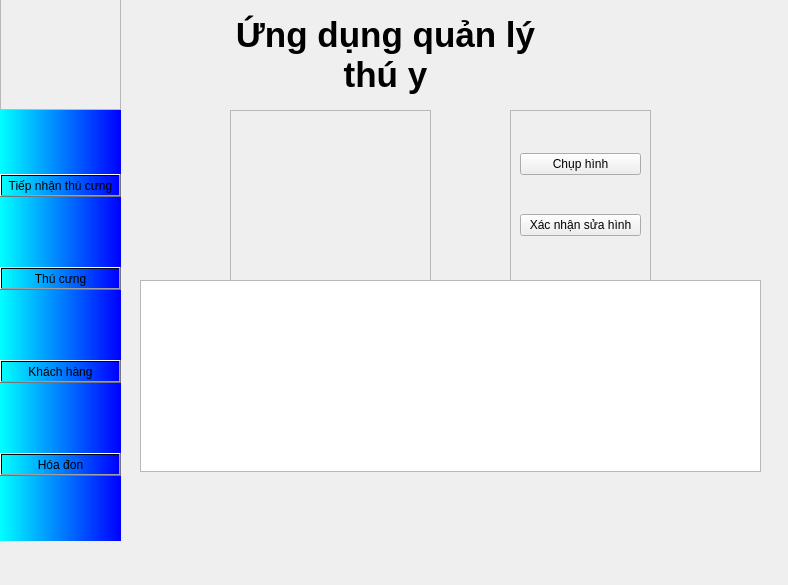
<?xml version="1.0" encoding="UTF-8"?>
<ui version="4.0">
 <class>Dialog</class>
 <widget class="QDialog" name="Dialog">
  <property name="geometry">
   <rect>
    <x>0</x>
    <y>0</y>
    <width>788</width>
    <height>585</height>
   </rect>
  </property>
  <property name="windowTitle">
   <string>Dialog</string>
  </property>
  <widget class="QLabel" name="label">
   <property name="geometry">
    <rect>
     <x>100</x>
     <y>0</y>
     <width>571</width>
     <height>111</height>
    </rect>
   </property>
   <property name="font">
    <font>
     <pointsize>26</pointsize>
     <weight>75</weight>
     <bold>true</bold>
    </font>
   </property>
   <property name="text">
    <string>&lt;html&gt;&lt;head/&gt;&lt;body&gt;&lt;p align=&quot;center&quot;&gt;Ứng dụng quản lý &lt;br/&gt;thú y&lt;/p&gt;&lt;/body&gt;&lt;/html&gt;</string>
   </property>
  </widget>
  <widget class="QWidget" name="sideFrm" native="true">
   <property name="geometry">
    <rect>
     <x>0</x>
     <y>110</y>
     <width>121</width>
     <height>431</height>
    </rect>
   </property>
   <property name="styleSheet">
    <string notr="true">background-color:  qlineargradient( x1:0 y1:0, x2:1 y2:0, stop:0 cyan, stop:1 blue)</string>
   </property>
   <layout class="QVBoxLayout" name="verticalLayout">
    <item>
     <widget class="QPushButton" name="tiepNhanBtn">
      <property name="cursor">
       <cursorShape>PointingHandCursor</cursorShape>
      </property>
      <property name="styleSheet">
       <string notr="true">font: 8pt &quot;Arial&quot;;</string>
      </property>
      <property name="text">
       <string>Tiếp nhận thú cưng</string>
      </property>
      <property name="flat">
       <bool>false</bool>
      </property>
     </widget>
    </item>
    <item>
     <widget class="QPushButton" name="tcBtn">
      <property name="cursor">
       <cursorShape>PointingHandCursor</cursorShape>
      </property>
      <property name="styleSheet">
       <string notr="true">font: 8pt &quot;Arial&quot;;</string>
      </property>
      <property name="text">
       <string>Thú cưng</string>
      </property>
      <property name="flat">
       <bool>false</bool>
      </property>
     </widget>
    </item>
    <item>
     <widget class="QPushButton" name="khBtn">
      <property name="styleSheet">
       <string notr="true">font: 8pt &quot;Arial&quot;;</string>
      </property>
      <property name="text">
       <string>Khách hàng</string>
      </property>
      <property name="flat">
       <bool>false</bool>
      </property>
     </widget>
    </item>
    <item>
     <widget class="QPushButton" name="h">
      <property name="styleSheet">
       <string notr="true">font: 8pt &quot;Arial&quot;;</string>
      </property>
      <property name="text">
       <string>Hóa đon</string>
      </property>
      <property name="autoDefault">
       <bool>true</bool>
      </property>
      <property name="flat">
       <bool>false</bool>
      </property>
     </widget>
    </item>
   </layout>
  </widget>
  <widget class="QFrame" name="frame">
   <property name="geometry">
    <rect>
     <x>0</x>
     <y>-1</y>
     <width>121</width>
     <height>111</height>
    </rect>
   </property>
   <property name="frameShape">
    <enum>QFrame::StyledPanel</enum>
   </property>
   <property name="frameShadow">
    <enum>QFrame::Raised</enum>
   </property>
  </widget>
  <widget class="QStackedWidget" name="stackedWidget">
   <property name="geometry">
    <rect>
     <x>130</x>
     <y>110</y>
     <width>651</width>
     <height>371</height>
    </rect>
   </property>
   <property name="styleSheet">
    <string>font: 8pt &quot;Arial&quot;;</string>
   </property>
   <property name="currentIndex">
    <number>1</number>
   </property>
   <widget class="QWidget" name="tiepNhanPage">
    <widget class="QLabel" name="label_2">
     <property name="geometry">
      <rect>
       <x>9</x>
       <y>9</y>
       <width>32</width>
       <height>16</height>
      </rect>
     </property>
     <property name="text">
      <string>CCCD:</string>
     </property>
    </widget>
    <widget class="QLineEdit" name="cccdTxt">
     <property name="geometry">
      <rect>
       <x>91</x>
       <y>9</y>
       <width>181</width>
       <height>18</height>
      </rect>
     </property>
    </widget>
    <widget class="QLineEdit" name="sdtTxt">
     <property name="geometry">
      <rect>
       <x>91</x>
       <y>33</y>
       <width>181</width>
       <height>19</height>
      </rect>
     </property>
    </widget>
    <widget class="QLabel" name="label_3">
     <property name="geometry">
      <rect>
       <x>9</x>
       <y>33</y>
       <width>66</width>
       <height>16</height>
      </rect>
     </property>
     <property name="text">
      <string>Số điện thoại:</string>
     </property>
    </widget>
    <widget class="QLineEdit" name="hoTenTxt">
     <property name="geometry">
      <rect>
       <x>91</x>
       <y>58</y>
       <width>181</width>
       <height>18</height>
      </rect>
     </property>
    </widget>
    <widget class="QLabel" name="label_4">
     <property name="geometry">
      <rect>
       <x>9</x>
       <y>58</y>
       <width>61</width>
       <height>16</height>
      </rect>
     </property>
     <property name="text">
      <string>Họ tên:</string>
     </property>
    </widget>
    <widget class="QLabel" name="label_5">
     <property name="geometry">
      <rect>
       <x>9</x>
       <y>82</y>
       <width>28</width>
       <height>16</height>
      </rect>
     </property>
     <property name="text">
      <string>Email:</string>
     </property>
    </widget>
    <widget class="QLineEdit" name="emailTxt">
     <property name="geometry">
      <rect>
       <x>91</x>
       <y>82</y>
       <width>181</width>
       <height>19</height>
      </rect>
     </property>
    </widget>
    <widget class="QLabel" name="label_6">
     <property name="geometry">
      <rect>
       <x>10</x>
       <y>140</y>
       <width>71</width>
       <height>16</height>
      </rect>
     </property>
     <property name="text">
      <string>Loại dịch vụ:</string>
     </property>
    </widget>
    <widget class="QComboBox" name="dvCB">
     <property name="geometry">
      <rect>
       <x>90</x>
       <y>140</y>
       <width>131</width>
       <height>22</height>
      </rect>
     </property>
     <property name="layoutDirection">
      <enum>Qt::LeftToRight</enum>
     </property>
     <property name="editable">
      <bool>false</bool>
     </property>
     <property name="currentText">
      <string>Trông giữ thứ cưng</string>
     </property>
     <item>
      <property name="text">
       <string>Trông giữ thứ cưng</string>
      </property>
     </item>
     <item>
      <property name="text">
       <string>Khám định kỳ</string>
      </property>
     </item>
     <item>
      <property name="text">
       <string>Grooming</string>
      </property>
     </item>
     <item>
      <property name="text">
       <string>Chích ngừa</string>
      </property>
     </item>
    </widget>
    <widget class="QPushButton" name="tn_camBtn">
     <property name="geometry">
      <rect>
       <x>340</x>
       <y>140</y>
       <width>75</width>
       <height>23</height>
      </rect>
     </property>
     <property name="text">
      <string>Chụp hình</string>
     </property>
    </widget>
    <widget class="QPushButton" name="tn_addBtn">
     <property name="geometry">
      <rect>
       <x>250</x>
       <y>140</y>
       <width>75</width>
       <height>23</height>
      </rect>
     </property>
     <property name="text">
      <string>Xác nhận</string>
     </property>
    </widget>
    <widget class="QFrame" name="camFram">
     <property name="geometry">
      <rect>
       <x>430</x>
       <y>10</y>
       <width>221</width>
       <height>171</height>
      </rect>
     </property>
     <property name="frameShape">
      <enum>QFrame::StyledPanel</enum>
     </property>
     <property name="frameShadow">
      <enum>QFrame::Raised</enum>
     </property>
     <widget class="QLabel" name="label_12">
      <property name="geometry">
       <rect>
        <x>0</x>
        <y>0</y>
        <width>221</width>
        <height>171</height>
       </rect>
      </property>
      <property name="text">
       <string/>
      </property>
      <property name="scaledContents">
       <bool>true</bool>
      </property>
     </widget>
    </widget>
    <widget class="QComboBox" name="loaiThuCB">
     <property name="geometry">
      <rect>
       <x>90</x>
       <y>110</y>
       <width>131</width>
       <height>22</height>
      </rect>
     </property>
     <property name="layoutDirection">
      <enum>Qt::LeftToRight</enum>
     </property>
     <property name="editable">
      <bool>false</bool>
     </property>
     <property name="currentText">
      <string/>
     </property>
    </widget>
    <widget class="QLabel" name="label_7">
     <property name="geometry">
      <rect>
       <x>10</x>
       <y>110</y>
       <width>81</width>
       <height>16</height>
      </rect>
     </property>
     <property name="text">
      <string>Loài thú cưng</string>
     </property>
    </widget>
    <widget class="QTableWidget" name="tableWidget_2">
     <property name="geometry">
      <rect>
       <x>10</x>
       <y>191</y>
       <width>431</width>
       <height>171</height>
      </rect>
     </property>
    </widget>
   </widget>
   <widget class="QWidget" name="page">
    <widget class="QTableWidget" name="tcTable">
     <property name="geometry">
      <rect>
       <x>10</x>
       <y>170</y>
       <width>621</width>
       <height>192</height>
      </rect>
     </property>
    </widget>
    <widget class="QFrame" name="frame_2">
     <property name="geometry">
      <rect>
       <x>380</x>
       <y>0</y>
       <width>141</width>
       <height>171</height>
      </rect>
     </property>
     <property name="frameShape">
      <enum>QFrame::StyledPanel</enum>
     </property>
     <property name="frameShadow">
      <enum>QFrame::Raised</enum>
     </property>
     <layout class="QGridLayout" name="gridLayout">
      <item row="0" column="0">
       <widget class="QPushButton" name="tc_camBtn">
        <property name="text">
         <string>Chụp hình</string>
        </property>
       </widget>
      </item>
      <item row="1" column="0">
       <widget class="QPushButton" name="tc_confirmBtn">
        <property name="text">
         <string>Xác nhận sửa hình</string>
        </property>
       </widget>
      </item>
     </layout>
    </widget>
    <widget class="QFrame" name="tc_camFrm">
     <property name="geometry">
      <rect>
       <x>100</x>
       <y>0</y>
       <width>201</width>
       <height>171</height>
      </rect>
     </property>
     <property name="frameShape">
      <enum>QFrame::StyledPanel</enum>
     </property>
     <property name="frameShadow">
      <enum>QFrame::Raised</enum>
     </property>
     <widget class="QLabel" name="label_13">
      <property name="geometry">
       <rect>
        <x>0</x>
        <y>0</y>
        <width>201</width>
        <height>171</height>
       </rect>
      </property>
      <property name="text">
       <string/>
      </property>
      <property name="scaledContents">
       <bool>true</bool>
      </property>
     </widget>
    </widget>
   </widget>
   <widget class="QWidget" name="page_2">
    <widget class="QLabel" name="label_8">
     <property name="geometry">
      <rect>
       <x>28</x>
       <y>31</y>
       <width>66</width>
       <height>16</height>
      </rect>
     </property>
     <property name="text">
      <string>Số điện thoại:</string>
     </property>
    </widget>
    <widget class="QLabel" name="label_9">
     <property name="geometry">
      <rect>
       <x>28</x>
       <y>7</y>
       <width>32</width>
       <height>16</height>
      </rect>
     </property>
     <property name="text">
      <string>CCCD:</string>
     </property>
    </widget>
    <widget class="QLineEdit" name="sdtTxt_kh">
     <property name="geometry">
      <rect>
       <x>110</x>
       <y>31</y>
       <width>181</width>
       <height>19</height>
      </rect>
     </property>
    </widget>
    <widget class="QLineEdit" name="emailTxt_kh">
     <property name="geometry">
      <rect>
       <x>110</x>
       <y>80</y>
       <width>181</width>
       <height>19</height>
      </rect>
     </property>
    </widget>
    <widget class="QLineEdit" name="cccdTxt_kh">
     <property name="geometry">
      <rect>
       <x>110</x>
       <y>7</y>
       <width>181</width>
       <height>18</height>
      </rect>
     </property>
    </widget>
    <widget class="QLineEdit" name="hoTenTxt_kh">
     <property name="geometry">
      <rect>
       <x>110</x>
       <y>56</y>
       <width>181</width>
       <height>18</height>
      </rect>
     </property>
    </widget>
    <widget class="QLabel" name="label_10">
     <property name="geometry">
      <rect>
       <x>28</x>
       <y>56</y>
       <width>61</width>
       <height>16</height>
      </rect>
     </property>
     <property name="text">
      <string>Họ tên:</string>
     </property>
    </widget>
    <widget class="QLabel" name="label_11">
     <property name="geometry">
      <rect>
       <x>28</x>
       <y>80</y>
       <width>28</width>
       <height>16</height>
      </rect>
     </property>
     <property name="text">
      <string>Email:</string>
     </property>
    </widget>
    <widget class="QTableWidget" name="khTable">
     <property name="geometry">
      <rect>
       <x>20</x>
       <y>160</y>
       <width>611</width>
       <height>192</height>
      </rect>
     </property>
    </widget>
    <widget class="QPushButton" name="kh_updateBtn">
     <property name="geometry">
      <rect>
       <x>110</x>
       <y>110</y>
       <width>181</width>
       <height>23</height>
      </rect>
     </property>
     <property name="text">
      <string>Cập nhật thông tin</string>
     </property>
    </widget>
   </widget>
   <widget class="QWidget" name="page_3">
    <widget class="QPushButton" name="hd_ttBtn">
     <property name="geometry">
      <rect>
       <x>50</x>
       <y>100</y>
       <width>75</width>
       <height>23</height>
      </rect>
     </property>
     <property name="text">
      <string>Thanh toán</string>
     </property>
    </widget>
    <widget class="QTableWidget" name="tableWidget">
     <property name="geometry">
      <rect>
       <x>20</x>
       <y>170</y>
       <width>601</width>
       <height>192</height>
      </rect>
     </property>
    </widget>
    <widget class="QLineEdit" name="cccdTxt_kh_2">
     <property name="geometry">
      <rect>
       <x>692</x>
       <y>40</y>
       <width>181</width>
       <height>18</height>
      </rect>
     </property>
    </widget>
    <widget class="QLineEdit" name="sdtTxt_kh_2">
     <property name="geometry">
      <rect>
       <x>692</x>
       <y>64</y>
       <width>181</width>
       <height>19</height>
      </rect>
     </property>
    </widget>
    <widget class="QLineEdit" name="hoTenTxt_kh_2">
     <property name="geometry">
      <rect>
       <x>692</x>
       <y>89</y>
       <width>181</width>
       <height>18</height>
      </rect>
     </property>
    </widget>
    <widget class="QLineEdit" name="emailTxt_kh_2">
     <property name="geometry">
      <rect>
       <x>692</x>
       <y>113</y>
       <width>181</width>
       <height>19</height>
      </rect>
     </property>
    </widget>
    <widget class="QLabel" name="label_16">
     <property name="geometry">
      <rect>
       <x>60</x>
       <y>66</y>
       <width>61</width>
       <height>16</height>
      </rect>
     </property>
     <property name="text">
      <string>Tổng tiền:</string>
     </property>
    </widget>
    <widget class="QLabel" name="label_17">
     <property name="geometry">
      <rect>
       <x>60</x>
       <y>41</y>
       <width>66</width>
       <height>16</height>
      </rect>
     </property>
     <property name="text">
      <string>Mã thú cưng:</string>
     </property>
    </widget>
    <widget class="QLineEdit" name="hd_makhTxt">
     <property name="geometry">
      <rect>
       <x>142</x>
       <y>17</y>
       <width>51</width>
       <height>18</height>
      </rect>
     </property>
    </widget>
    <widget class="QLabel" name="label_18">
     <property name="geometry">
      <rect>
       <x>60</x>
       <y>17</y>
       <width>81</width>
       <height>16</height>
      </rect>
     </property>
     <property name="text">
      <string>Mã khách hàng:</string>
     </property>
    </widget>
    <widget class="QLineEdit" name="hd_matcTxt">
     <property name="geometry">
      <rect>
       <x>142</x>
       <y>41</y>
       <width>51</width>
       <height>19</height>
      </rect>
     </property>
    </widget>
    <widget class="QLineEdit" name="hd_ttTxt">
     <property name="geometry">
      <rect>
       <x>142</x>
       <y>66</y>
       <width>91</width>
       <height>18</height>
      </rect>
     </property>
    </widget>
    <widget class="QLabel" name="label_19">
     <property name="geometry">
      <rect>
       <x>260</x>
       <y>70</y>
       <width>61</width>
       <height>16</height>
      </rect>
     </property>
     <property name="text">
      <string>VND</string>
     </property>
    </widget>
   </widget>
  </widget>
 </widget>
 <resources/>
 <connections/>
</ui>
